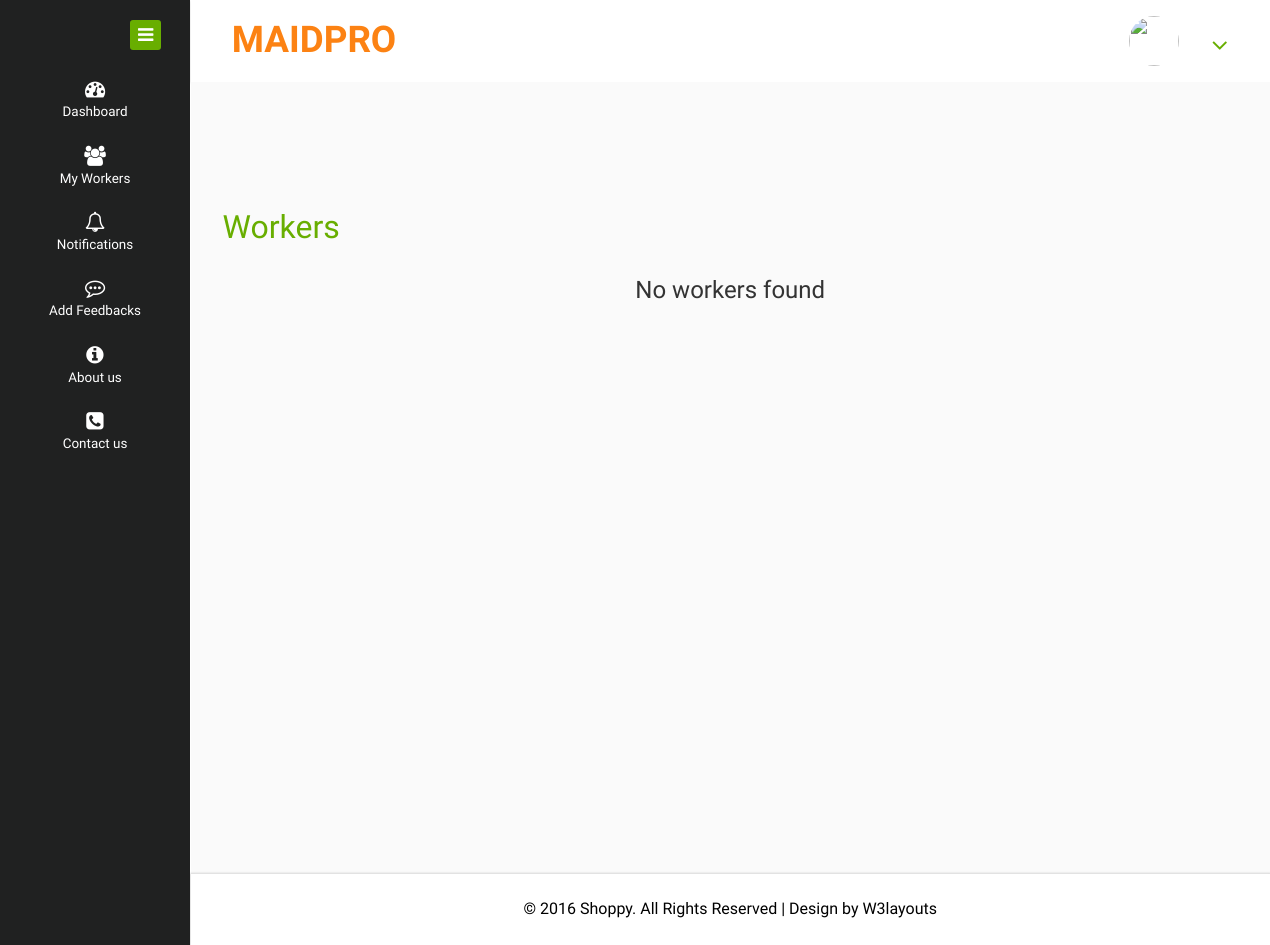
Before: /users/viewworkers.php?category=Baby Sitter with the older database file.
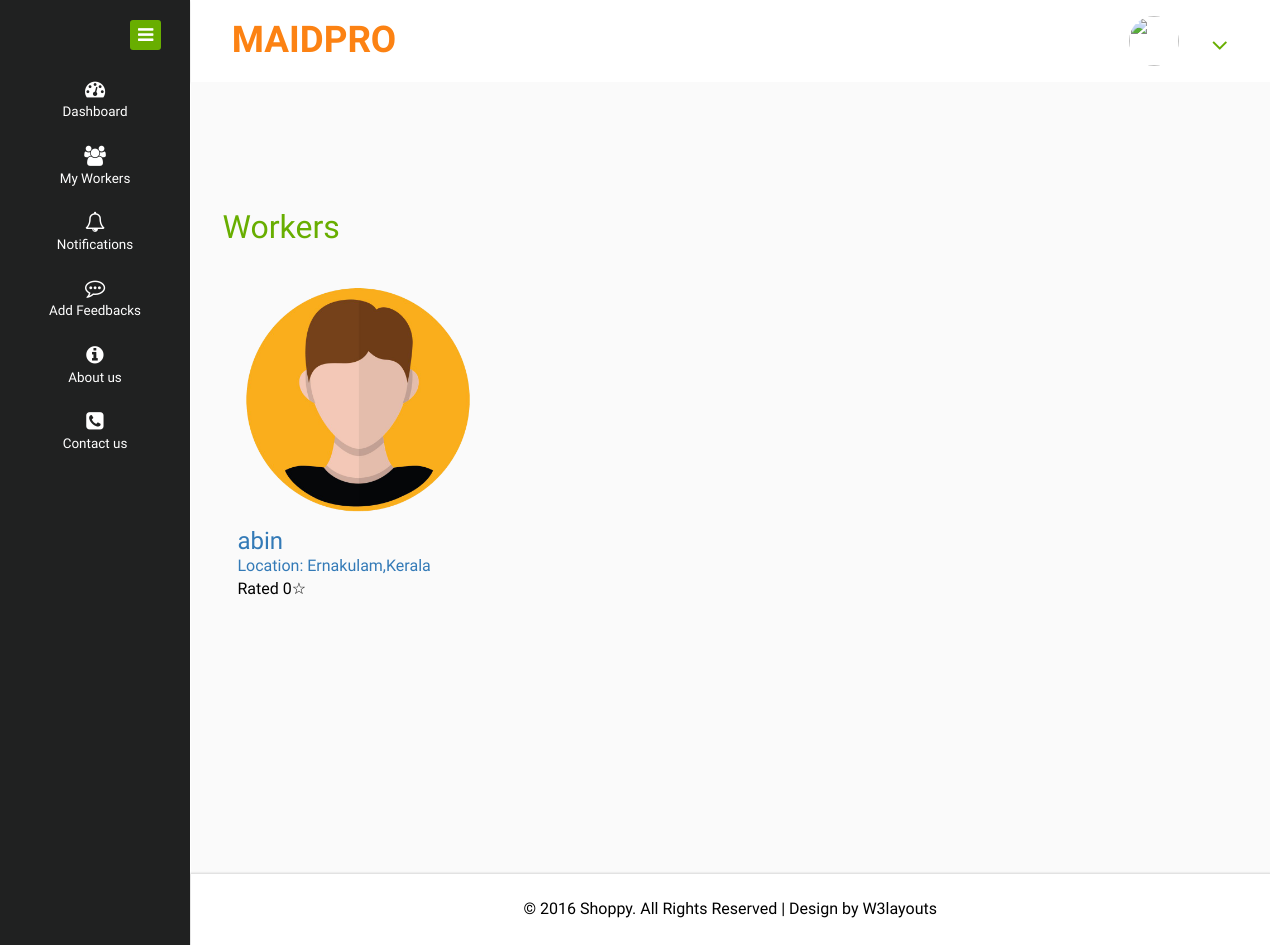
After: the same page with the newer database file.
### tables this page shows
CREATE TABLE `registration` (
  `user_id` int(11) NOT NULL,
  `email` varchar(50) NOT NULL,
  `name` varchar(30) NOT NULL,
  `phone` bigint(11) NOT NULL,
  `profile_pic` varchar(50) NOT NULL DEFAULT 'images/profile_pic.png',
  `house` varchar(30) NOT NULL,
  `place` varchar(30) NOT NULL,
  `district` varchar(30) NOT NULL,
  `state` varchar(30) NOT NULL,
  `pincode` int(10) NOT NULL,
  `gender` varchar(20) NOT NULL,
  `date_of_birth` varchar(20) NOT NULL
);

CREATE TABLE `district` (
  `district_id` int(11) NOT NULL,
  `state_id` int(11) NOT NULL,
  `district` varchar(30) NOT NULL
);

CREATE TABLE `state` (
  `state_id` int(11) NOT NULL,
  `state` varchar(30) NOT NULL
);

### users/viewworkers.php (the view)
<?php
	include("header.php");
?>
<?php
$category=$_GET['category'];
?>
<div class="inner-block">
    <div class="blank">
    	<h2>Workers</h2>
    	<?php
    	$sql="select * from registration,verification,worker where verification.status=1 and worker.email=verification.email and verification.email=registration.email and worker.category='$category' ";
    	$res=mysqli_query($conn,$sql);
    	if(mysqli_num_rows($res)>0){
    		while ($r=mysqli_fetch_assoc($res)) {
    	?>
    	<div class="col-md-4 bg-white">
    		<a href="viewdetails.php?email=<?php echo $r['email']?>">
    		<img src="../users/<?php echo $r['profile_pic']?>" width=240>
    		<h3><?php echo $r['name']?></h3>
    		<p>Location:
    			<?php
                                     $d=$r["district"];
                                     $s="select district from district where district_id=$d";
                        $res1=mysqli_query($conn,$s);
                        $row=mysqli_fetch_assoc($res1);
                        $c=$row["district"];
                        echo $c;
                        $d=$r["state"];
                                     $s="select state from state where state_id=$d";
                        $res1=mysqli_query($conn,$s);
                        $row=mysqli_fetch_assoc($res1);
                        $c=$row["state"];
                        echo ",$c";
                ?>
                <br>
                <?php
                $workerid=$r['email'];
                $sql3="select avg(star) from review where workerid='$workerid'";
                $res3=mysqli_query($conn,$sql3);
                $r3=mysqli_fetch_assoc($res3);
                ?>
                <div style="color:black;">
                Rated <?php echo intval($r3['avg(star)'])?>☆
                </div>
    		</p>
    	</a>
    	</div>
    	<?php
    		}
    	}
    	else{
    	?>
    	<h3 class="text-center">No workers found</h3>
    	<?php
    	}
    	?>
    </div>
</div>
<?php
	include("footer.php");
?>

Changed rows visible on the page:
added registration: profile_pic (picture), name "abin", district.district "Ernakulam", state.state "Kerala", avg "0"
Other visible differences:
text no longer shown: "No workers found"
